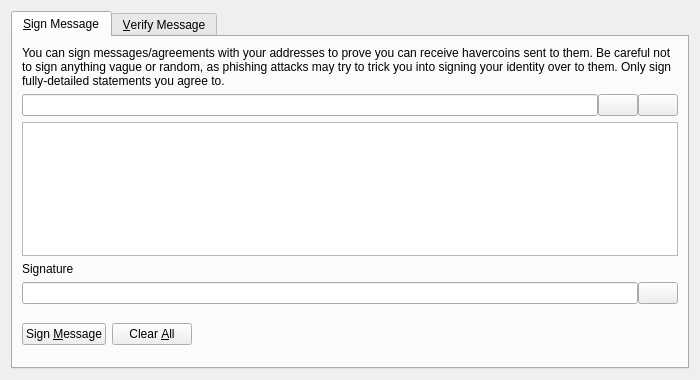
<?xml version="1.0" encoding="UTF-8"?>
<ui version="4.0">
 <class>SignVerifyMessageDialog</class>
 <widget class="QDialog" name="SignVerifyMessageDialog">
  <property name="geometry">
   <rect>
    <x>0</x>
    <y>0</y>
    <width>700</width>
    <height>380</height>
   </rect>
  </property>
  <property name="windowTitle">
   <string>Signatures - Sign / Verify a Message</string>
  </property>
  <property name="modal">
   <bool>true</bool>
  </property>
  <layout class="QVBoxLayout" name="verticalLayout">
   <item>
    <widget class="QTabWidget" name="tabWidget">
     <property name="currentIndex">
      <number>0</number>
     </property>
     <widget class="QWidget" name="tabSignMessage">
      <attribute name="title">
       <string>&amp;Sign Message</string>
      </attribute>
      <layout class="QVBoxLayout" name="verticalLayout_SM">
       <item>
        <widget class="QLabel" name="infoLabel_SM">
         <property name="text">
          <string>You can sign messages/agreements with your addresses to prove you can receive havercoins sent to them. Be careful not to sign anything vague or random, as phishing attacks may try to trick you into signing your identity over to them. Only sign fully-detailed statements you agree to.</string>
         </property>
         <property name="textFormat">
          <enum>Qt::PlainText</enum>
         </property>
         <property name="wordWrap">
          <bool>true</bool>
         </property>
        </widget>
       </item>
       <item>
        <layout class="QHBoxLayout" name="horizontalLayout_1_SM">
         <property name="spacing">
          <number>0</number>
         </property>
         <item>
          <widget class="QValidatedLineEdit" name="addressIn_SM">
           <property name="toolTip">
            <string>The havercoin address to sign the message with</string>
           </property>
          </widget>
         </item>
         <item>
          <widget class="QPushButton" name="addressBookButton_SM">
           <property name="toolTip">
            <string>Choose previously used address</string>
           </property>
           <property name="text">
            <string/>
           </property>
           <property name="icon">
            <iconset resource="../bitcoin.qrc">
             <normaloff>:/icons/address-book</normaloff>:/icons/address-book</iconset>
           </property>
           <property name="shortcut">
            <string>Alt+A</string>
           </property>
           <property name="autoDefault">
            <bool>false</bool>
           </property>
          </widget>
         </item>
         <item>
          <widget class="QPushButton" name="pasteButton_SM">
           <property name="toolTip">
            <string>Paste address from clipboard</string>
           </property>
           <property name="text">
            <string/>
           </property>
           <property name="icon">
            <iconset resource="../bitcoin.qrc">
             <normaloff>:/icons/editpaste</normaloff>:/icons/editpaste</iconset>
           </property>
           <property name="shortcut">
            <string>Alt+P</string>
           </property>
           <property name="autoDefault">
            <bool>false</bool>
           </property>
          </widget>
         </item>
        </layout>
       </item>
       <item>
        <widget class="QPlainTextEdit" name="messageIn_SM">
         <property name="toolTip">
          <string>Enter the message you want to sign here</string>
         </property>
        </widget>
       </item>
       <item>
        <widget class="QLabel" name="signatureLabel_SM">
         <property name="text">
          <string>Signature</string>
         </property>
         <property name="textFormat">
          <enum>Qt::PlainText</enum>
         </property>
        </widget>
       </item>
       <item>
        <layout class="QHBoxLayout" name="horizontalLayout_2_SM">
         <property name="spacing">
          <number>0</number>
         </property>
         <item>
          <widget class="QLineEdit" name="signatureOut_SM">
           <property name="font">
            <font>
             <italic>true</italic>
            </font>
           </property>
           <property name="readOnly">
            <bool>true</bool>
           </property>
          </widget>
         </item>
         <item>
          <widget class="QPushButton" name="copySignatureButton_SM">
           <property name="toolTip">
            <string>Copy the current signature to the system clipboard</string>
           </property>
           <property name="text">
            <string/>
           </property>
           <property name="icon">
            <iconset resource="../bitcoin.qrc">
             <normaloff>:/icons/editcopy</normaloff>:/icons/editcopy</iconset>
           </property>
           <property name="autoDefault">
            <bool>false</bool>
           </property>
          </widget>
         </item>
        </layout>
       </item>
       <item>
        <layout class="QHBoxLayout" name="horizontalLayout_3_SM">
         <item>
          <widget class="QPushButton" name="signMessageButton_SM">
           <property name="toolTip">
            <string>Sign the message to prove you own this havercoin address</string>
           </property>
           <property name="text">
            <string>Sign &amp;Message</string>
           </property>
           <property name="icon">
            <iconset resource="../bitcoin.qrc">
             <normaloff>:/icons/edit</normaloff>:/icons/edit</iconset>
           </property>
           <property name="autoDefault">
            <bool>false</bool>
           </property>
          </widget>
         </item>
         <item>
          <widget class="QPushButton" name="clearButton_SM">
           <property name="toolTip">
            <string>Reset all sign message fields</string>
           </property>
           <property name="text">
            <string>Clear &amp;All</string>
           </property>
           <property name="icon">
            <iconset resource="../bitcoin.qrc">
             <normaloff>:/icons/remove</normaloff>:/icons/remove</iconset>
           </property>
           <property name="autoDefault">
            <bool>false</bool>
           </property>
          </widget>
         </item>
         <item>
          <spacer name="horizontalSpacer_1_SM">
           <property name="orientation">
            <enum>Qt::Horizontal</enum>
           </property>
           <property name="sizeHint" stdset="0">
            <size>
             <width>40</width>
             <height>48</height>
            </size>
           </property>
          </spacer>
         </item>
         <item>
          <widget class="QLabel" name="statusLabel_SM">
           <property name="font">
            <font>
             <weight>75</weight>
             <bold>true</bold>
            </font>
           </property>
           <property name="text">
            <string/>
           </property>
           <property name="wordWrap">
            <bool>true</bool>
           </property>
          </widget>
         </item>
         <item>
          <spacer name="horizontalSpacer_2_SM">
           <property name="orientation">
            <enum>Qt::Horizontal</enum>
           </property>
           <property name="sizeHint" stdset="0">
            <size>
             <width>40</width>
             <height>48</height>
            </size>
           </property>
          </spacer>
         </item>
        </layout>
       </item>
      </layout>
     </widget>
     <widget class="QWidget" name="tabVerifyMessage">
      <attribute name="title">
       <string>&amp;Verify Message</string>
      </attribute>
      <layout class="QVBoxLayout" name="verticalLayout_VM">
       <item>
        <widget class="QLabel" name="infoLabel_VM">
         <property name="text">
          <string>Enter the receiver's address, message (ensure you copy line breaks, spaces, tabs, etc. exactly) and signature below to verify the message. Be careful not to read more into the signature than what is in the signed message itself, to avoid being tricked by a man-in-the-middle attack. Note that this only proves the signing party receives with the address, it cannot prove sendership of any transaction!</string>
         </property>
         <property name="textFormat">
          <enum>Qt::PlainText</enum>
         </property>
         <property name="alignment">
          <set>Qt::AlignLeading|Qt::AlignLeft|Qt::AlignTop</set>
         </property>
         <property name="wordWrap">
          <bool>true</bool>
         </property>
        </widget>
       </item>
       <item>
        <layout class="QHBoxLayout" name="horizontalLayout_1_VM">
         <property name="spacing">
          <number>0</number>
         </property>
         <item>
          <widget class="QValidatedLineEdit" name="addressIn_VM">
           <property name="toolTip">
            <string>The havercoin address the message was signed with</string>
           </property>
          </widget>
         </item>
         <item>
          <widget class="QPushButton" name="addressBookButton_VM">
           <property name="toolTip">
            <string>Choose previously used address</string>
           </property>
           <property name="text">
            <string/>
           </property>
           <property name="icon">
            <iconset resource="../bitcoin.qrc">
             <normaloff>:/icons/address-book</normaloff>:/icons/address-book</iconset>
           </property>
           <property name="shortcut">
            <string>Alt+A</string>
           </property>
           <property name="autoDefault">
            <bool>false</bool>
           </property>
          </widget>
         </item>
        </layout>
       </item>
       <item>
        <widget class="QPlainTextEdit" name="messageIn_VM"/>
       </item>
       <item>
        <widget class="QValidatedLineEdit" name="signatureIn_VM"/>
       </item>
       <item>
        <layout class="QHBoxLayout" name="horizontalLayout_2_VM">
         <item>
          <widget class="QPushButton" name="verifyMessageButton_VM">
           <property name="toolTip">
            <string>Verify the message to ensure it was signed with the specified havercoin address</string>
           </property>
           <property name="text">
            <string>Verify &amp;Message</string>
           </property>
           <property name="icon">
            <iconset resource="../bitcoin.qrc">
             <normaloff>:/icons/transaction_0</normaloff>:/icons/transaction_0</iconset>
           </property>
           <property name="autoDefault">
            <bool>false</bool>
           </property>
          </widget>
         </item>
         <item>
          <widget class="QPushButton" name="clearButton_VM">
           <property name="toolTip">
            <string>Reset all verify message fields</string>
           </property>
           <property name="text">
            <string>Clear &amp;All</string>
           </property>
           <property name="icon">
            <iconset resource="../bitcoin.qrc">
             <normaloff>:/icons/remove</normaloff>:/icons/remove</iconset>
           </property>
           <property name="autoDefault">
            <bool>false</bool>
           </property>
          </widget>
         </item>
         <item>
          <spacer name="horizontalSpacer_1_VM">
           <property name="orientation">
            <enum>Qt::Horizontal</enum>
           </property>
           <property name="sizeHint" stdset="0">
            <size>
             <width>40</width>
             <height>48</height>
            </size>
           </property>
          </spacer>
         </item>
         <item>
          <widget class="QLabel" name="statusLabel_VM">
           <property name="font">
            <font>
             <weight>75</weight>
             <bold>true</bold>
            </font>
           </property>
           <property name="text">
            <string/>
           </property>
           <property name="wordWrap">
            <bool>true</bool>
           </property>
          </widget>
         </item>
         <item>
          <spacer name="horizontalSpacer_2_VM">
           <property name="orientation">
            <enum>Qt::Horizontal</enum>
           </property>
           <property name="sizeHint" stdset="0">
            <size>
             <width>40</width>
             <height>48</height>
            </size>
           </property>
          </spacer>
         </item>
        </layout>
       </item>
      </layout>
     </widget>
    </widget>
   </item>
  </layout>
 </widget>
 <customwidgets>
  <customwidget>
   <class>QValidatedLineEdit</class>
   <extends>QLineEdit</extends>
   <header>qvalidatedlineedit.h</header>
  </customwidget>
 </customwidgets>
 <resources>
  <include location="../bitcoin.qrc"/>
 </resources>
 <connections/>
</ui>
